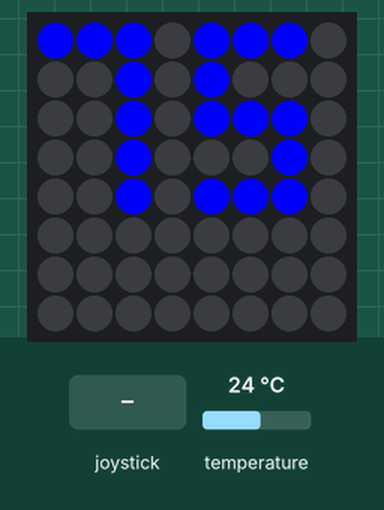
Simulated run of this program. Board: Raspberry Pi (BCM pin numbers) with a Sense HAT. Shown: the Sense HAT's 8×8 RGB LED matrix. The test bench sets the inputs (shaded band); at power-on: temperature 24 °C. The 64×8 strip is a reading aid, not a part: it shows the text the matrix is scrolling, unrolled, one strip-width of it at a time.

Above: at 1.2 s.
1.3 s: joystick pushed down
At 1.45 s:
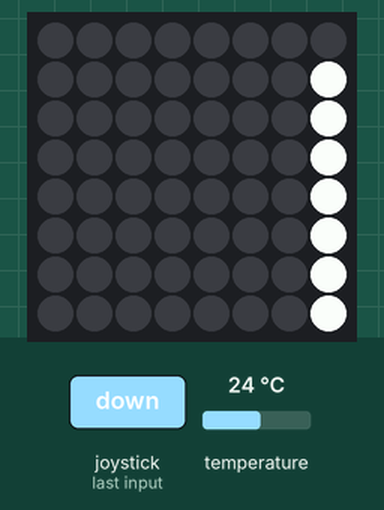
3.1 s: temperature set to 28 °C
At 4.5 s:
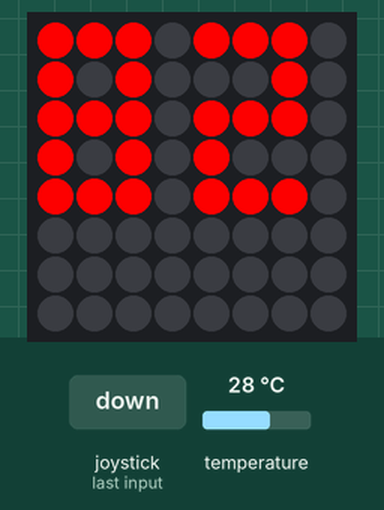
4.8 s: joystick pushed up
At 5.05 s:
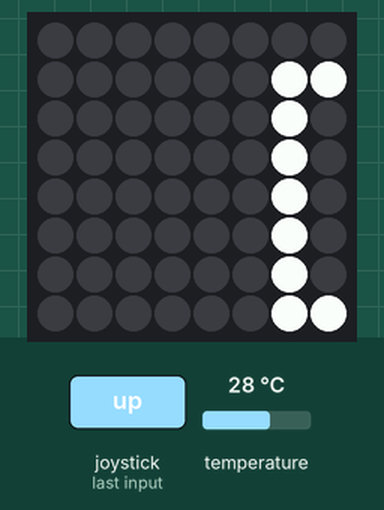

Measured:
- after the input at 1.3 s, the LEDs: first change at once (image 1 shows a later state)
- after the input at 3.1 s, the LEDs: first differ from a run without the input after 0.23 s (image 2)
- after the input at 4.8 s, the LEDs: first change at once (image 3 shows a later state)

The program:

display.py
```python
import socket

from sense_emu import SenseHat

from senseemail import sendemail

from settings import all_settings as settings

sense = SenseHat()

# the array of display numbers repressing each number 0-9, the makeDisplay function turns each 1 to b and each 0 to e
frame = [0B1110000010100000101000001010000011100000000000000000000000000000,
         0B0010000000100000001000000010000000100000000000000000000000000000,
         0B1110000000100000111000001000000011100000000000000000000000000000,
         0B1110000000100000111000000010000011100000000000000000000000000000,
         0B1010000010100000111000000010000000100000000000000000000000000000,
         0B1110000010000000111000000010000011100000000000000000000000000000,
         0B1110000010000000111000001010000011100000000000000000000000000000,
         0B1110000000100000001000000010000000100000000000000000000000000000,
         0B1110000010100000111000001010000011100000000000000000000000000000,
         0B1110000010100000111000000010000000100000000000000000000000000000]

highlight = settings['primary']
background = settings['secondary']

# Pings a known local address to return a local IP address
def getip():
    s = socket.socket(socket.AF_INET, socket.SOCK_DGRAM)
    s.connect((settings['default_gateway'], 80))
    return (s.getsockname()[0])


# Takes a input temperature, uses this to get the 10's and 1's place, then uses each of those numbers to select a frame, then combines the frames using | (or) and outputs that.
def setdisplaybits(tmp):
    if tmp > 99:
        tmp = 99
    elif tmp < 0:
        tmp = 0
    mulando = (tmp % 10)
    num = (frame[int((tmp - mulando) / 10)]) | (frame[mulando] >> 4)
    return num


# Takes the temperature of both the humidity sensor and the regular temprature sensore and averages them out then converts to Fahrenheit then adds the temprature offset variable.
def gettmp(tmpOffset=0):
    celsiusH = sense.get_temperature_from_humidity()
    celsiusP = sense.get_temperature_from_pressure()
    tempH = int(9.0 / 5.0 * celsiusH + 32)
    tempP = int(9.0 / 5.0 * celsiusP + 32)
    tempCombined = (tempP + tempH) / 2 + tmpOffset
    return int(tempCombined)


# takes both an array (the display array) then converts it from binary to a list of the variable e and b, which both contain color information, that the display can use.
def makedisplay(insBin):
    finalDisplay = []
    inBin = '{:064b}'.format(insBin)
    for x in range(0, 64):
        if inBin[x] == '0':
            finalDisplay.append(background)
        else:
            finalDisplay.append(highlight)
    return finalDisplay


def pixledisplay(currenttemp):
    sense.clear
    sense.set_pixels(makedisplay(setdisplaybits(currenttemp)))


# the e-mail statements are commented out so it will still run even if those values aren't configured.
while True:
    temp = gettmp()
    # msgReport combines the local IP and temprature info for easy e-mailing.
    msgReport = 'my IP address is ' + str(getip()) + ' and the temp is ' + str(temp)
    pixledisplay(temp)
    # This sends a e-mail if the temperature is above the alert temprature
    if (temp > settings['alert_temprature']):
        sendemail(msgReport)
        highlight = (255, 0, 0)
    #This runs a check for the joystick inputs
    for event in sense.stick.get_events():
        # When down is pressed it'll reset the color from the alert red
        if (event.action == 'pressed' and event.direction == 'down'):
            sense.show_message("RS")
            highlight = settings['primary']
        elif (event.action == 'pressed' and event.direction == 'up'):
            sense.show_message(sendemail(settings['email_message']))
        elif (event.action == 'pressed' and event.direction == 'middle'):
            sense.show_message(sendemail(msgReport))
```

senseemail.py
```python
import smtplib

# This sets if e-mails are sent or not
email_enable = False

# This is all web server setup, this has been speficially used with Gmail
# msg is the primary temprature alert message while msgTest is just a message sent when pressing down the control stick
fromaddr = 'E-Mail Address that the message will be sent to'
toaddrs = 'E-Mail Address that you want to alert'
username = 'E-Mail UserName'
password = 'E-Mail Password'
mailserver = 'SMTP address and port'


# This works with Gmail but may need to be adjusted for other e-mail salutions

def sendemail(emailMessage):
    if email_enable:
        try:
            server = smtplib.SMTP(mailserver)
            server.ehlo()
            server.starttls()
            server.login(username, password)
            server.sendmail(fromaddr, toaddrs, emailMessage)
            server.quit()
            return ("Sent")
        except Exception as exc:
            return ("X " + str(exc))
    else:
        return ("Disabled")
```

settings.py
```python
# The message sent when up is pressed on the joystick
email_message = 'A simple test of the email protocol'

# The Sense Hat is accurate but normally a few degrees off, put a int here to compensate for that
temprature_offset = 0

# The temperature that the system sends an alert e-mail
alert_temprature = 80

# these are the two display colors, highlight is the highlighted area and background is the background
primary = (0, 0, 255)
secondary = (0, 0, 0)

# This is the gateway to be pinged so that the internal IP can be discovered
default_gateway = '127.0.0.1'

all_settings = {
    'email_message': email_message,
    'offset': temprature_offset,
    'alert_temprature': alert_temprature,
    'primary': primary,
    'secondary': secondary,
    'default_gateway': default_gateway,
}
```
